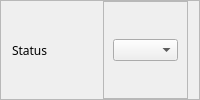
           <widget class="QFrame" name="frame_45">
            <property name="frameShape">
             <enum>QFrame::StyledPanel</enum>
            </property>
            <property name="frameShadow">
             <enum>QFrame::Raised</enum>
            </property>
            <layout class="QHBoxLayout" name="horizontalLayout_46">
             <property name="topMargin">
              <number>0</number>
             </property>
             <property name="bottomMargin">
              <number>0</number>
             </property>
             <item>
              <widget class="QLabel" name="label_23">
               <property name="font">
                <font>
                 <family>Moon</family>
                </font>
               </property>
               <property name="text">
                <string>Status</string>
               </property>
              </widget>
             </item>
             <item>
              <widget class="QFrame" name="frame_46">
               <property name="frameShape">
                <enum>QFrame::StyledPanel</enum>
               </property>
               <property name="frameShadow">
                <enum>QFrame::Raised</enum>
               </property>
               <layout class="QHBoxLayout" name="horizontalLayout_47">
                <item>
                 <widget class="QComboBox" name="statusLine">
                  <property name="font">
                   <font>
                    <family>Raleway</family>
                    <pointsize>7</pointsize>
                   </font>
                  </property>
                 </widget>
                </item>
               </layout>
              </widget>
             </item>
            </layout>
           </widget>
